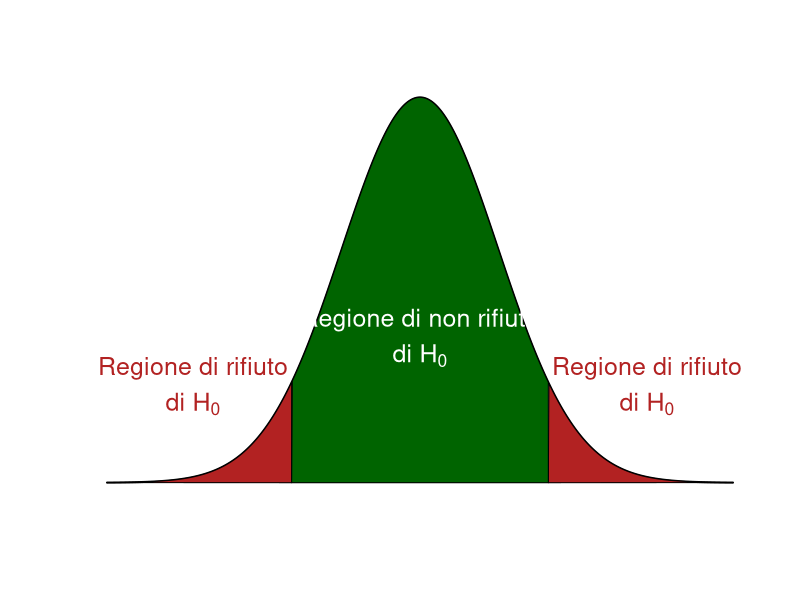

R code for this plot:
## ---- chunk 1
#| echo: false
#| results: asis
out <- capture.output(t.test(mpg ~ am, data = mtcars))
out <- trimws(gsub("\t", "", out), "right")
while (!nzchar(out[1])) out <- out[-1]
# va a capo sulle righe troppo lunghe per la slide
out <- unlist(lapply(out, function(l)
  if (nchar(l) > 72) strwrap(l, 72, exdent = 2) else l))

mark <- function(x, pattern, name)
  sub(pattern, sprintf("\\\\tikzmarknode{%s}{\\1}", name), x)
out <- mark(out, "^(.*t-test)$", "test")
out <- mark(out, "(t = -?[0-9.]+)", "stat")
out <- mark(out, "(df = [0-9.]+)", "df")
out <- mark(out, "(p-value [=<] [0-9.e-]+)", "pval")
out <- mark(out, "((not equal to|less than|greater than) 0)", "h1")
i <- grep("confidence interval", out) + 1
out[i] <- sprintf(" \\tikzmarknode{ic}{%s}", trimws(out[i]))
j <- grep("^mean (in|of)", out) + 1
out[j] <- sprintf(" \\tikzmarknode{medie}{%s}", trimws(out[j]))

cat("```{=latex}\n",
    "\\begin{Verbatim}[commandchars=\\\\\\{\\}, fontsize=\\scriptsize, frame=single, framesep=2mm]\n",
    "> t.test(mpg ~ am, data = mtcars)\n",
    paste(out, collapse = "\n"),
    "\n\\end{Verbatim}\n```\n", sep = "")
## ---- chunk 2
#| echo: FALSE
#| fig-align: center
#| out-width: 70%
x = seq(-4, 4, length.out = 1001)
dx = dnorm(x, sd = 1)

plot(x, dx, type = "l", lwd = 2, axes = FALSE, ann = FALSE)
polygon(c(x[x <= -1.64], -1.64),
        c(dx[x <= -1.64], 0), col = "firebrick")
polygon(c(1.64, x[x >= 1.64]),
        c(0, dx[x >= 1.64]), col = "firebrick")
polygon(c(-1.64, x[x >= -1.64 & x <= 1.64], 1.64),
        c(0, dx[x >= -1.64 & x <= 1.64], 0), col = "darkgreen")

text(0, 0.15, expression(atop("Regione di non rifiuto", "di " * H[0])),
     col = "white", cex = 1.5)
text(c(-2.9, 2.9), 0.1, expression(atop("Regione di rifiuto", "di " * H[0])),
     col = "firebrick", cex = 1.5)
